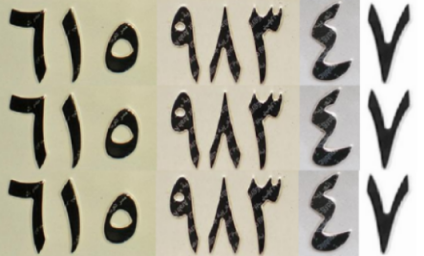
#> input picture numbers_training_set/numbers_set.png, 424 x 256 px
$ python numbers_training.py   (Python 2 division)
#> lines starting #> are read from the running program, lines starting #| are printed output that depends on the picture; after the words box and inside, x2 and y2 are one past the last pixel; in counts of white or black regions, pixels touching at a corner belong together
import sys

import numpy as np
import cv2

im = cv2.imread('numbers_training_set/numbers_set.png')
#> im is the input picture: shape (256, 424, 3); mean B, G, R 154.8, 170.1, 174.2

gray = cv2.cvtColor(im, cv2.COLOR_BGR2GRAY)
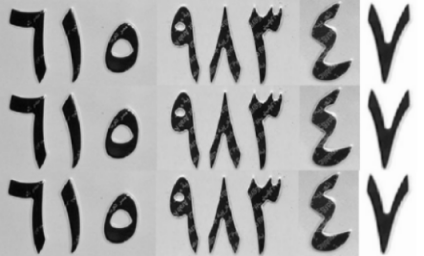
#> gray: shape (256, 424); min 6, max 255, mean 169.6
blur_gaussian = cv2.GaussianBlur(gray, (5, 5), 0)
threshold = cv2.adaptiveThreshold(blur_gaussian, 255, 1, 1, 11, 2)
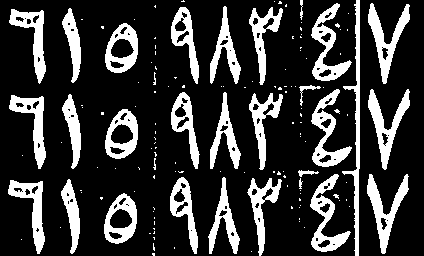
#> threshold: shape (256, 424); 21.3% white; 142 white regions (111 under 20 px)

contours, hierarchy = cv2.findContours(threshold, cv2.RETR_LIST, cv2.CHAIN_APPROX_SIMPLE)
#> contours = 239 contours, 165 with area under 20; largest, box (x1, y1, x2, y2) and area: (105, 23, 138, 73) 1199, (104, 193, 137, 244) 1197, (105, 109, 138, 159) 1195, (310, 174, 351, 252) 1094, (311, 3, 352, 81) 1092

samples = np.empty((0, 100))
responses = []
keys = [i for i in range(48, 58)]

for contour in contours:
    if cv2.contourArea(contour) > 50:
        [x, y, w, h] = cv2.boundingRect(contour)

        if h > 28:
            cv2.rectangle(im, (x, y), (x + w, y + h), (0, 0, 255), 2)
            char_im = threshold[y:y + h, x:x + w]
            char_im_small = cv2.resize(char_im, (10, 10))
            cv2.imshow('norm', im)
            key = cv2.waitKey(0)

            if key == 27:  # (escape to quit)
                sys.exit()
#> (the program exits here)
